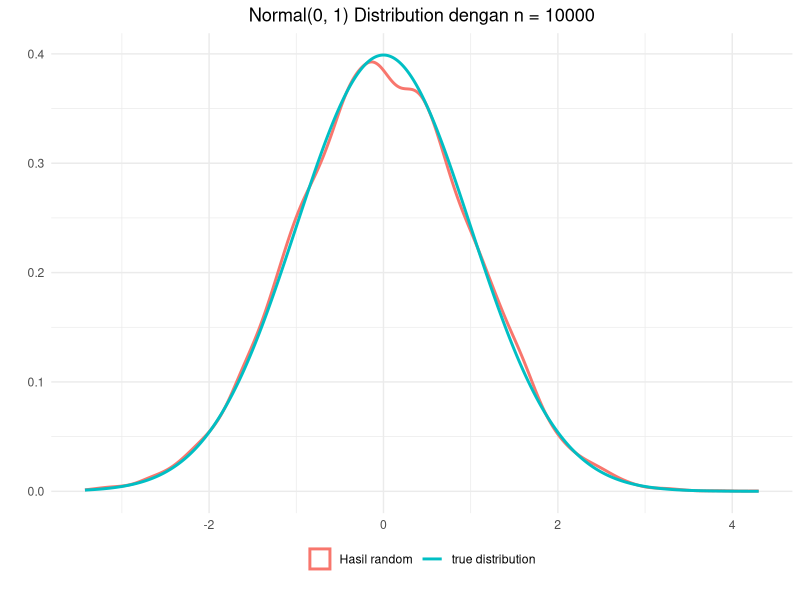
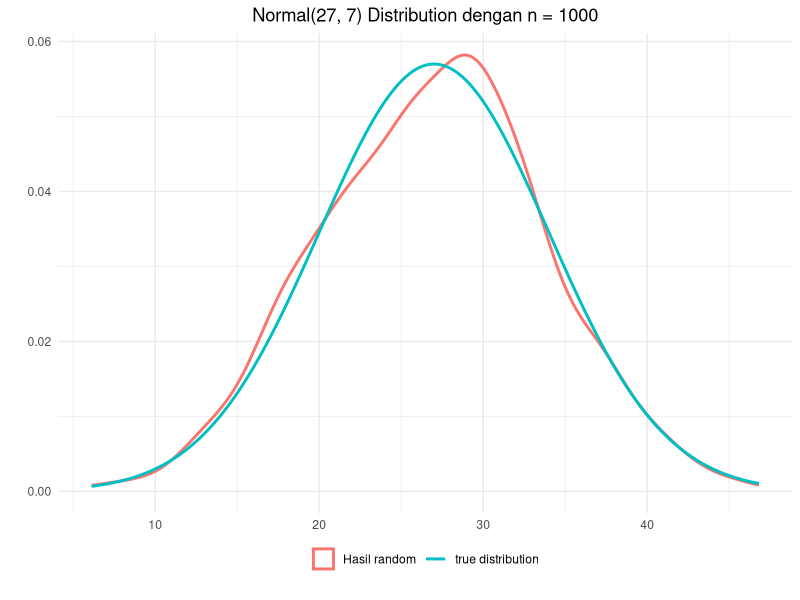
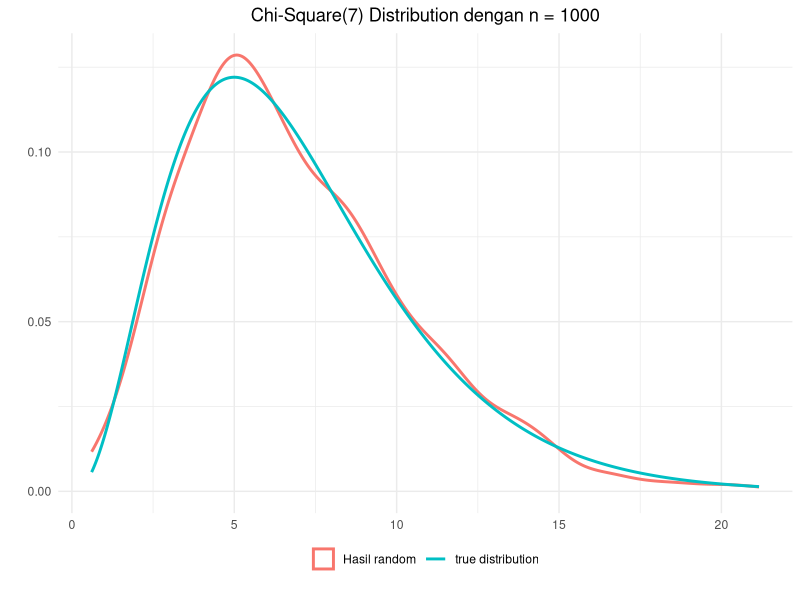
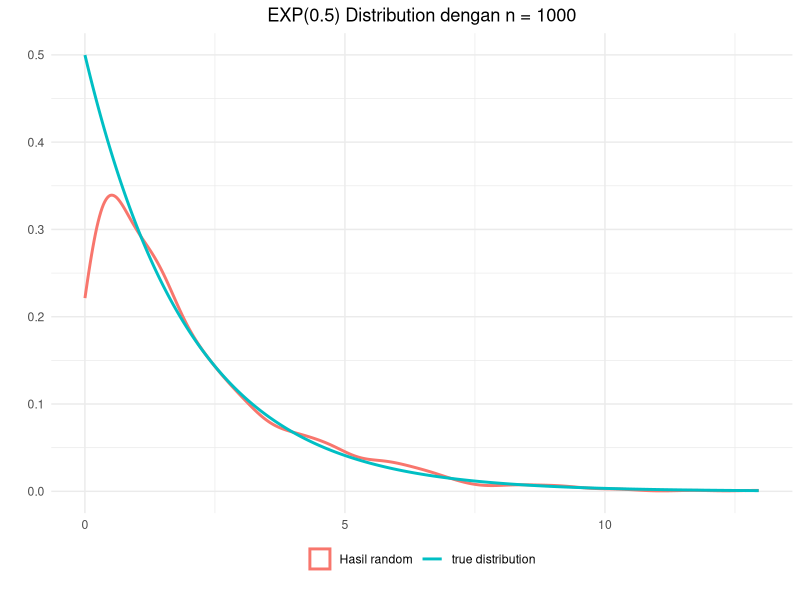
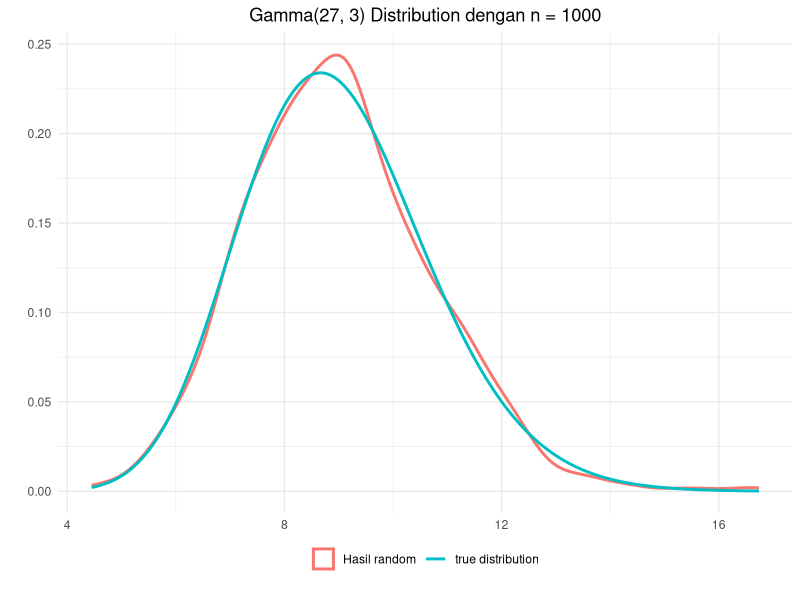
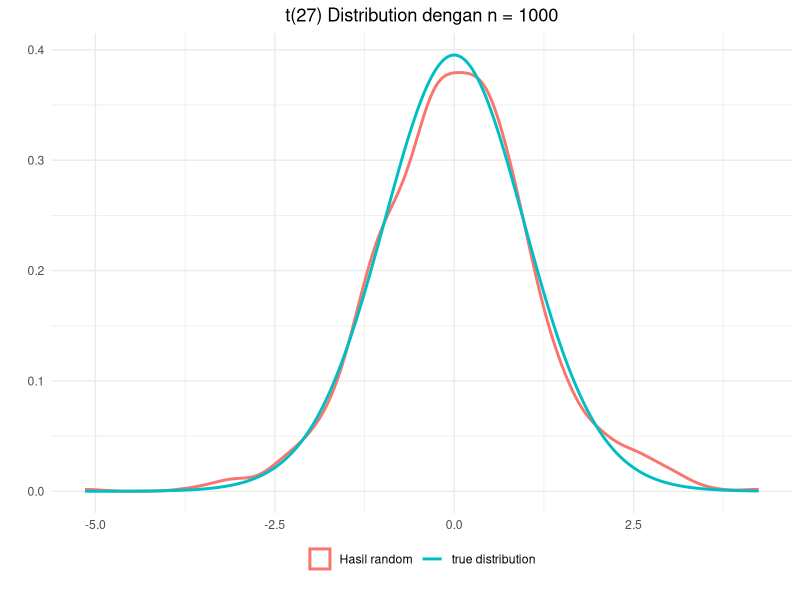
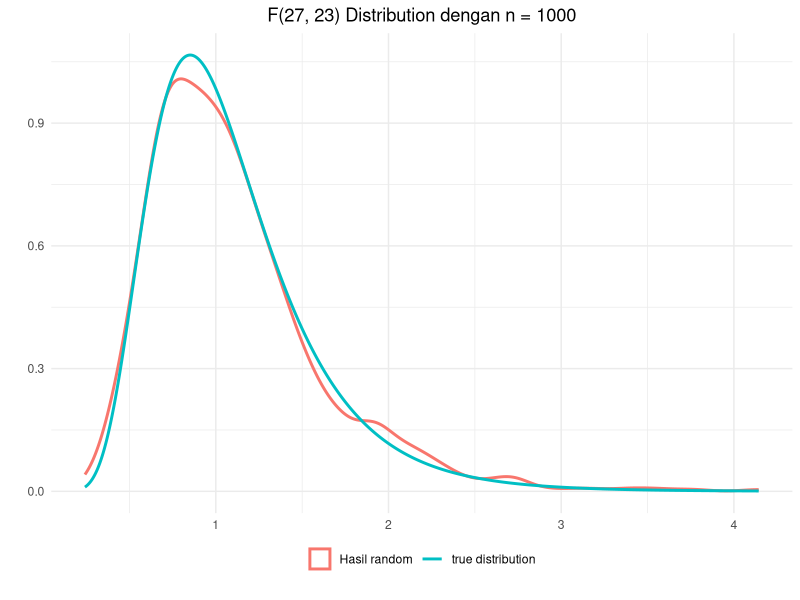
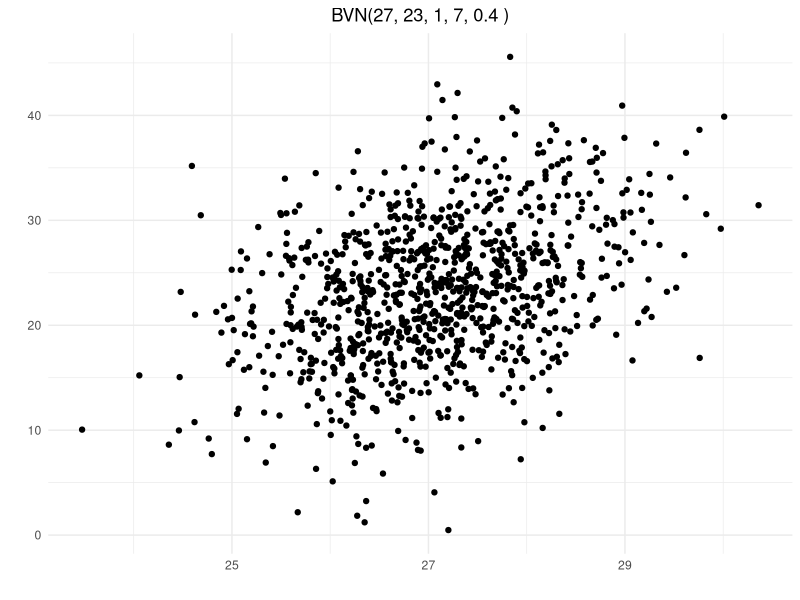

Reproduce these figures in R, in order.
## ---- chunk 1
library(ggplot2)
## ---- chunk 2
rand.z <- function(n){
      u1 <- runif(ceiling(n/2), 0, 1)
      u2 <- runif(ceiling(n/2), 0, 1)
      
      z1 <- sqrt(-2 * log(u1)) * cos(2 * pi * u2)
      z2 <- sqrt(-2 * log(u1)) * sin(2 * pi * u2)
      
      y <- c(z1, z2)
      y[1:n]
}
## ---- chunk 3
z <- rand.z(10000)
paste("Mean :", mean(z), ";  Sd :", sd(z))
## ---- chunk 4
ggplot() +
      geom_density(data = data.frame(x = z), 
                   aes(x, color = "Hasil random"), size = 1) +
      stat_function(fun = dnorm, n = 1000, args = list(mean = 0, sd = 1), 
                                size = 1, aes(color = "true distribution")) +
      labs(x = "", y = "", title = "Normal(0, 1) Distribution dengan n = 10000") +
      theme_minimal() +
      theme(legend.position = "bottom",
            legend.title = element_blank(),
            legend.box.margin = margin(-20, 0, 10, 0),
            plot.title = element_text(hjust = 0.5))
## ---- chunk 5
rand.normal <- function(n, mu = 0, sigma = 1){
      z <- rand.z(n)
      sigma * z + mu
}
## ---- chunk 6
mu <- 27
sigma <- 7
normal <- rand.normal(1000, mu, sigma)
paste("Mean :", mean(normal), ";  Sd :", sd(normal))
## ---- chunk 7
ggplot() +
      geom_density(data = data.frame(x = normal), 
                   aes(x, color = "Hasil random"), size = 1) +
      stat_function(fun = dnorm, n = 1000, args = list(mean = mu, sd = sigma), 
                                size = 1, aes(color = "true distribution")) +
      labs(x = "", y = "", title = "Normal(27, 7) Distribution dengan n = 1000") +
      theme_minimal() +
      theme(legend.position = "bottom",
            legend.title = element_blank(),
            legend.box.margin = margin(-20, 0, 10, 0),
            plot.title = element_text(hjust = 0.5))
## ---- chunk 8
rand.chi <- function(n, v){
      y <- rep(0, n)
      for(i in 1:v){
            z <- rand.z(n)
            y <- y + z^2
      }
      y
}
## ---- chunk 9
df <- 7
chi <- rand.chi(1000, df)
head(chi, 10)
## ---- chunk 10
ggplot() +
      geom_density(data = data.frame(x = chi), 
                   aes(x, color = "Hasil random"), size = 1) +
      stat_function(fun = dchisq, n = 1000, args = list(df = df), 
                                size = 1, aes(color = "true distribution")) +
      labs(x = "", y = "", title = "Chi-Square(7) Distribution dengan n = 1000") +
      theme_minimal() +
      theme(legend.position = "bottom",
            legend.title = element_blank(),
            legend.box.margin = margin(-20, 0, 10, 0),
            plot.title = element_text(hjust = 0.5))
## ---- chunk 11
rand.exp <- function(n, lambda){
      u <- runif(n)
      -(1/lambda)*log(u)
}
## ---- chunk 12
lambda <- 0.5
y <- rand.exp(1000, lambda)
## ---- chunk 13
ggplot() +
      geom_density(data = data.frame(x = y), 
                   aes(x, color = "Hasil random"), size = 1) +
      stat_function(fun = dexp, n = 1000, args = list(rate = lambda), 
                                size = 1, aes(color = "true distribution")) +
      labs(x = "", y = "", title = "EXP(0.5) Distribution dengan n = 1000") +
      theme_minimal() +
      theme(legend.position = "bottom",
            legend.title = element_blank(),
            legend.box.margin = margin(-20, 0, 10, 0),
            plot.title = element_text(hjust = 0.5))
## ---- chunk 14
rand.gamma <- function(n, alpha, beta){
      y <- rep(0, n)
      for(i in 1:alpha){
            u <- runif(n)
            y <- y + log(u)
      }
      -(1/beta) * y
}
## ---- chunk 15
alpha <- 27
beta <- 3
y <- rand.gamma(1000, alpha, beta)
head(y, 10)
## ---- chunk 16
ggplot() +
      geom_density(data = data.frame(x = y), 
                   aes(x, color = "Hasil random"), size = 1) +
      stat_function(fun = dgamma, n = 1000, args = list(shape = alpha, rate = beta), 
                                size = 1, aes(color = "true distribution")) +
      labs(x = "", y = "", title = "Gamma(27, 3) Distribution dengan n = 1000") +
      theme_minimal() +
      theme(legend.position = "bottom",
            legend.title = element_blank(),
            legend.box.margin = margin(-20, 0, 10, 0),
            plot.title = element_text(hjust = 0.5))
## ---- chunk 17
rand.t <- function(n, v){
      z <- rand.z(n)
      chi <- rand.chi(n, v)
      z / (chi/v)
}
## ---- chunk 18
df <- 27
t <- rand.t(1000, df)
head(t, 10)
## ---- chunk 19
ggplot() +
      geom_density(data = data.frame(x = t), 
                   aes(x, color = "Hasil random"), size = 1) +
      stat_function(fun = dt, n = 1000, args = list(df = df), 
                                size = 1, aes(color = "true distribution")) +
      labs(x = "", y = "", title = "t(27) Distribution dengan n = 1000") +
      theme_minimal() +
      theme(legend.position = "bottom",
            legend.title = element_blank(),
            legend.box.margin = margin(-20, 0, 10, 0),
            plot.title = element_text(hjust = 0.5))
## ---- chunk 20
rand.f <- function(n, v1, v2){
      chi1 <- rand.chi(n, v1)
      chi2 <- rand.chi(n, v2)
      (chi1/v1)/(chi2/v2)
}
## ---- chunk 21
df1 <- 27
df2 <- 23
f <- rand.f(1000, df1, df2)
head(f, 10)
## ---- chunk 22
ggplot() +
      geom_density(data = data.frame(x = f), 
                   aes(x, color = "Hasil random"), size = 1) +
      stat_function(fun = stats::df, n = 1000, args = list(df1 = df1, df2 = df2), 
                                size = 1, aes(color = "true distribution")) +
      labs(x = "", y = "", title = "F(27, 23) Distribution dengan n = 1000") +
      theme_minimal() +
      theme(legend.position = "bottom",
            legend.title = element_blank(),
            legend.box.margin = margin(-20, 0, 10, 0),
            plot.title = element_text(hjust = 0.5))
## ---- chunk 23
rand.bvn <- function(n, mu1, mu2, sigma1, sigma2, r){
      u1 <- rand.z(n)
      u2 <- rand.z(n)
      
      norm <- matrix(ncol = 2, nrow = n)
      norm[,1] <- mu1 + sigma1 * u1
      norm[,2] <- mu2 + r * sigma2 * u1 + sigma2 * u2 * sqrt(1 - r^2)
      norm
}
## ---- chunk 24
mu1 <- 27
mu2 <- 23
sigma1 <- 1
sigma2 <- 7
r <- 0.4
bvn <- rand.bvn(1000, mu1, mu2, sigma1, sigma2, r)
head(bvn, 10)
## ---- chunk 25
ggplot() +
      geom_point(data = data.frame(bvn), aes(x = X1, y = X2)) +
      labs(x = "", y = "", title = paste("BVN(27, 23, 1, 7,", r , ")")) +
      theme_minimal() +
      theme(legend.position = "bottom",
            legend.title = element_blank(),
            legend.box.margin = margin(-20, 0, 10, 0),
            plot.title = element_text(hjust = 0.5))
## ---- chunk 26
r <- 0.9
bvn <- rand.bvn(1000, mu1, mu2, sigma1, sigma2, r)

ggplot() +
      geom_point(data = data.frame(bvn), aes(x = X1, y = X2)) +
      labs(x = "", y = "", title = paste("BVN(27, 23, 1, 7,", r , ")")) +
      theme_minimal() +
      theme(legend.position = "bottom",
            legend.title = element_blank(),
            legend.box.margin = margin(-20, 0, 10, 0),
            plot.title = element_text(hjust = 0.5))
## ---- chunk 27
getA <- function(matriks){
      kolom <- baris <- ncol(matriks)
      temp <- c()
      a <- matrix()
      for (j in 1:kolom) {
            for (i in 1:baris) {
                  atas <- 0
                  bawah <- 0
                  if (j > 1) {
                        for (k in 1:(j-1)) {
                              atas <- atas + (a[i,k] * a[j,k])
                              bawah <- bawah + (a[j,k]^2)
                        }
                  }
                  elem <- (matriks[i,j] - atas) / sqrt(matriks[j,j] - bawah)
                  temp <- c(temp, elem)
            }
            a <- matrix(temp, nrow=baris)
      }
      a
}
## ---- chunk 28
rand.mvn <- function(n, mu, sigma){
      if(!is.vector(mu)) stop("mu harus dalam bentuk vector")
      if(!is.matrix(sigma)) stop("sigma harus dalam bentuk matrix")
      if(nrow(sigma) != ncol(sigma)) stop("Dimensi sigma berbeda")
      if(nrow(sigma) != length(mu)) stop("Dimensi sigma dan mu berbeda")
      
      a <- getA(sigma)
      x <- matrix(0, ncol = length(mu), nrow = n)
      for(i in 1:n){
            z <- rand.z(length(mu))
            x[i, ] <- a %*% z + mu
      }
      x
}
## ---- chunk 29
mu <- c(27, 23, 71)
sigma <- matrix(c(9,5,4,5,16,8,4,8,25), nrow=3)
mvn <- rand.mvn(1000, mu, sigma)
print(paste("Mean :", toString(apply(mvn, 2, mean))))
print(cov(mvn))
